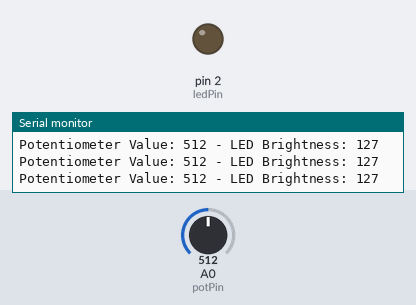
A sketch run on a simulated Arduino Uno, built with avr-gcc and run on an emulated ATmega328P. On the bench: output pins drawn as LEDs (lit = HIGH), the last lines printed to the serial monitor. The inputs (shaded band) are chosen by the test bench; at power-on: A0 (potPin) = 512.

Above: at 1.2 s.
1.3 s: A0 (potPin) set to 529
At 2.0 s:
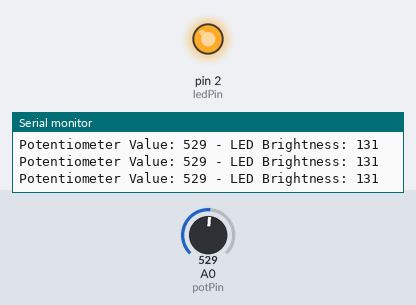
2.8 s: A0 (potPin) set to 511
At 3.6 s:
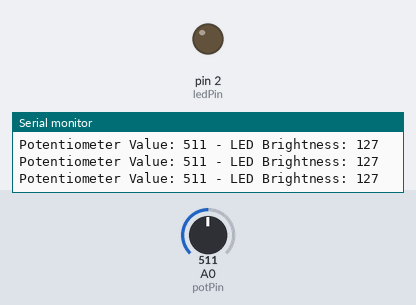
4.3 s: A0 (potPin) set to 716
At 5.2 s:
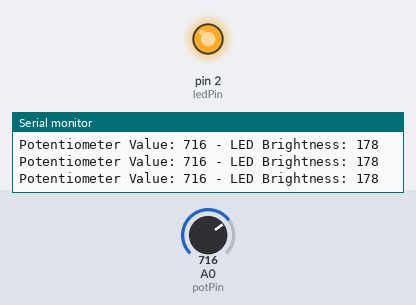
Timing chart, 0 to 7.3 s (numbered marks = the images above; inputs shaded):
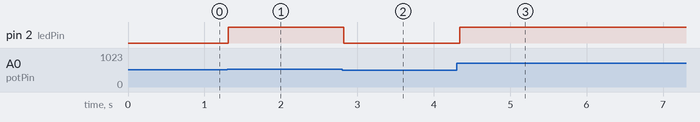

Measured:
- the behaviour switches between 513 and 514 on A0 (potPin) (found by bisection; images 0 and 1)
- after the input at 1.3 s, pin 2 (ledPin): LOW → HIGH at once
- after the input at 2.8 s, pin 2 (ledPin): HIGH → LOW at once
- after the input at 4.3 s, pin 2 (ledPin): LOW → HIGH at once

The sketch:

LectorRedesWifi.ino
```cpp
// Definición de pines
const int potPin = A0; // Pin analógico A0
const int ledPin = 2; // Pin digital D1 (GPIO5) para el LED

void setup() {
  // Inicializar el pin del LED como salida
  pinMode(ledPin, OUTPUT);
  // Inicializar la comunicación serial para monitorear valores
  Serial.begin(115200);
}

void loop() {
  // Leer el valor del potenciómetro
  int potValue = analogRead(potPin);

  // Mapear el valor leído (0-1023) a un rango adecuado para PWM (0-255)
  int brightness = map(potValue, 0, 1023, 0, 255);

  // Ajustar el brillo del LED usando PWM
  analogWrite(ledPin, brightness);

  // Imprimir el valor leído en el monitor serial
  Serial.print("Potentiometer Value: ");
  Serial.print(potValue);
  Serial.print(" - LED Brightness: ");
  Serial.println(brightness);

  // Esperar un pequeño intervalo antes de la siguiente lectura
  delay(100);
}
```
